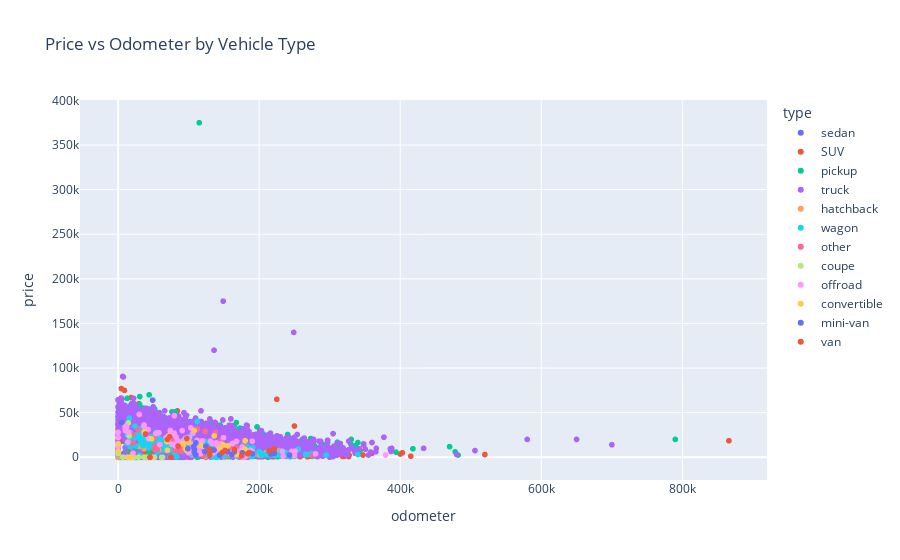

Write notebook code for a chart like this one.
### Code cell
# Create a scatter plot

fig2 =  px.scatter(df, x='odometer', y='price', color='type', title='Price vs Odometer by Vehicle Type')
fig2.show()
